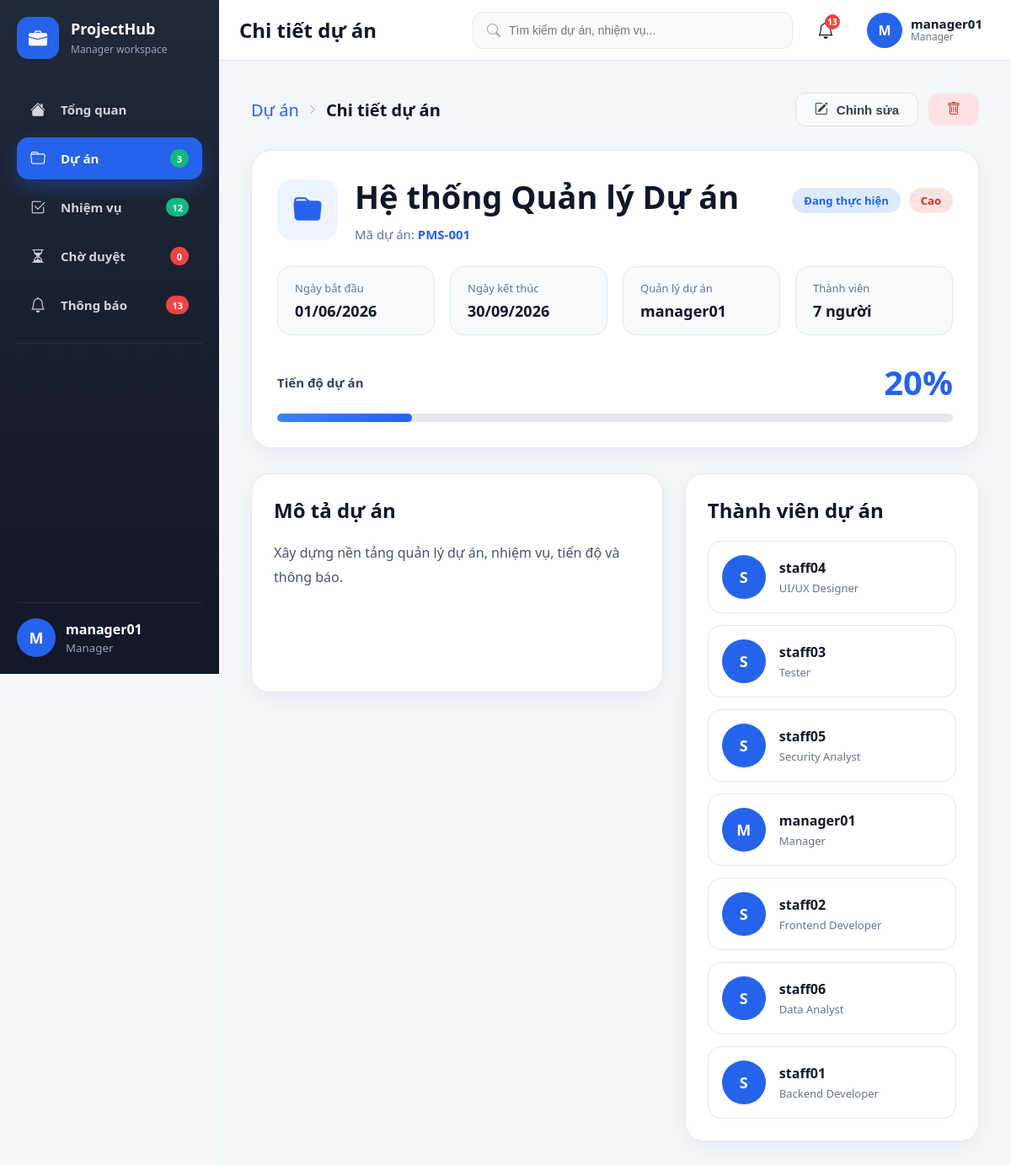
Screenshot of /index.php?page=project-detail&id=1 (signed in) with the database file from the repository.
### tables this page shows
CREATE TABLE `users` (
  `user_id` int(11) NOT NULL,
  `username` varchar(50) NOT NULL,
  `email` varchar(120) NOT NULL,
  `phone` varchar(20) DEFAULT NULL,
  `address` varchar(255) DEFAULT NULL,
  `password` varchar(255) NOT NULL,
  `role_id` int(11) NOT NULL,
  `status` varchar(20) NOT NULL DEFAULT 'active',
  `refresh_token` varchar(255) DEFAULT NULL,
  `token_expired_at` datetime DEFAULT NULL,
  `created_at` timestamp NOT NULL DEFAULT current_timestamp(),
  `updated_at` timestamp NOT NULL DEFAULT current_timestamp() ON UPDATE current_timestamp(),
  `is_deleted` tinyint(1) NOT NULL DEFAULT 0
);

CREATE TABLE `projects` (
  `project_id` int(11) NOT NULL,
  `project_code` varchar(30) NOT NULL,
  `name` varchar(255) NOT NULL,
  `description` text DEFAULT NULL,
  `start_date` date DEFAULT NULL,
  `end_date` date DEFAULT NULL,
  `created_by` int(11) NOT NULL,
  `created_at` timestamp NOT NULL DEFAULT current_timestamp(),
  `updated_at` timestamp NOT NULL DEFAULT current_timestamp() ON UPDATE current_timestamp(),
  `is_deleted` tinyint(1) NOT NULL DEFAULT 0,
  `status` varchar(50) DEFAULT 'Planning',
  `priority` varchar(50) DEFAULT 'Medium',
  `progress` int(11) NOT NULL DEFAULT 0,
  `manager_id` int(11) DEFAULT NULL
);

CREATE TABLE `project_members` (
  `project_id` int(11) NOT NULL,
  `user_id` int(11) NOT NULL,
  `role_in_project` varchar(80) DEFAULT 'Member',
  `joined_at` timestamp NOT NULL DEFAULT current_timestamp()
);

### views/manager/project_detail.php (the view, shortened to what this page needs)
<?php
require_once __DIR__ . '/_layout.php';
$db = new Database();
$pdo = $db->connect();
$managerId = (int)($_SESSION['user_id'] ?? 0);
$manager = manager_fetch_current($pdo, $managerId);
$id = (int)($_GET['id'] ?? 0);
$owned = manager_owned_project_condition('p', 'mid');
$sidebarCounts = manager_sidebar_counts($pdo, $managerId);
$sidebarProjectCount = $sidebarCounts['projects'];
$sidebarTaskCount = $sidebarCounts['tasks'];
$sidebarNotifCount = $sidebarCounts['notifications'];
$sidebarPendingApprovalCount = $sidebarCounts['pending_approvals'];
$stmt = $pdo->prepare("SELECT p.*, COALESCE(u.username,'manager') manager_name,(SELECT COUNT(*) FROM tasks t WHERE t.project_id=p.project_id AND t.is_deleted=0) total_tasks,(SELECT COUNT(*) FROM tasks t WHERE t.project_id=p.project_id AND t.status='Completed' AND t.is_deleted=0) completed_tasks FROM projects p LEFT JOIN users u ON u.user_id=COALESCE(p.manager_id,p.created_by) WHERE p.project_id=:id AND p.is_deleted=0 AND $owned LIMIT 1");
$stmt->execute(array_merge(['id' => $id], manager_owned_project_params($managerId)));
$project = $stmt->fetch(PDO::FETCH_ASSOC);
$progress = $project['total_tasks'] > 0 ? round($project['completed_tasks'] / $project['total_tasks'] * 100) : (int)($project['progress'] ?? 0);
$stmt = $pdo->prepare("SELECT u.user_id,u.username,pm.role_in_project FROM project_members pm JOIN users u ON u.user_id=pm.user_id WHERE pm.project_id=? ORDER BY pm.role_in_project DESC,u.username");
$stmt->execute([$id]);
$members = $stmt->fetchAll(PDO::FETCH_ASSOC);
function statusVN($status)
{
    return match ($status) {
        'Planning' => 'Lập kế hoạch',
        'In Progress' => 'Đang thực hiện',
        'Completed' => 'Hoàn thành',
        default => $status
    };
}
function priorityVN($priority)
{
    return match ($priority) {
        'Low' => 'Thấp',
        'Medium' => 'Trung bình',
        'High' => 'Cao',
        default => $priority
    };
}
manager_page_head('Chi tiết dự án'); ?>
<div class="manager-shell">
    <?php manager_sidebar($manager, 'projects', $sidebarProjectCount, $sidebarTaskCount, $sidebarNotifCount, $sidebarPendingApprovalCount); ?>
    <main class="manager-main-content"><?php manager_topbar('Chi tiết dự án', $manager, $sidebarNotifCount); ?>
        <section class="manager-content-area">
            <div class="project-detail-header">
                <div class="project-detail-breadcrumb">
                    <a href="index.php?page=projects">Dự án</a>
                    <i class="bi bi-chevron-right"></i>
                    <span>Chi tiết dự án</span>
                </div>
                <div class="project-detail-actions">
                    <button class="manager-btn light" onclick="openModal('editProjectModal')">
                        <i class="bi bi-pencil-square"></i>
                        Chỉnh sửa
                    </button>
                    <button type="button" class="manager-btn danger" onclick="openDeleteProjectModal(<?= $id ?>)">
                        <i class="bi bi-trash"></i>
                    </button>
                </div>
            </div>
            <div class="project-detail-hero">
                <div class="project-detail-header">
                    <div class="project-detail-folder"><i class="bi bi-folder-fill"></i></div>
                    <div class="project-detail-info">
                        <div class="project-detail-title-row">
                            <h1><?= mh($project['name']) ?></h1>
                            <div class="project-tags">
                                <span class="badge-pill <?= mclass($project['status']) ?>">
                                    <?= statusVN($project['status']) ?>
                                </span>
                                <span class="priority-badge priority-<?= strtolower($project['priority']) ?>">
                                    <?= priorityVN($project['priority']) ?>
                                </span>
                            </div>
                        </div>
                        <div class="project-detail-code">Mã dự án: <strong><?= mh($project['project_code']) ?></strong>
                        </div>
                    </div>
                </div>
                <div class="project-detail-meta">
                    <div class="project-detail-meta-item">
                        <div class="project-detail-label">Ngày bắt đầu</div>
                        <div class="project-detail-value"><?= md($project['start_date']) ?></div>
                    </div>
                    <div class="project-detail-meta-item">
                        <div class="project-detail-label">Ngày kết thúc</div>
                        <div class="project-detail-value"><?= md($project['end_date']) ?></div>
                    </div>
                    <div class="project-detail-meta-item">
                        <div class="project-detail-label">Quản lý dự án</div>
                        <div class="project-detail-value"><?= mh($project['manager_name']) ?></div>
                    </div>
                    <div class="project-detail-meta-item">
                        <div class="project-detail-label">Thành viên</div>
                        <div class="project-detail-value"><?= count($members) ?> người</div>
                    </div>
                </div>
                <div class="project-detail-progress">
                    <div class="project-detail-progress-header">
                        <span>Tiến độ dự án</span>
                        <strong><?= $progress ?>%</strong>
                    </div>
                    <div class="project-detail-progress-bar">
                        <span style="width:<?= $progress ?>%"></span>
                    </div>
                </div>
            </div>
            <div class="project-detail-grid">
                <div>
                    <div class="project-detail-card">
                        <h2>Mô tả dự án</h2>
                        <p><?= nl2br(mh($project['description'])) ?></p>
                    </div>
                </div>
                <div>
                    <div class="project-detail-card">
                        <h2>Thành viên dự án</h2>
                        <?php foreach ($members as $m): ?>
                            <div class="project-detail-member">
                                <div class="project-detail-avatar">
                                    <?= strtoupper(substr($m['username'], 0, 1)) ?>
                                </div>
                                <div>
                                    <strong><?= mh($m['username']) ?></strong>
                                    <div class="project-detail-role">
                                        <?= mh($m['role_in_project']) ?>
                                    </div>
                                </div>
                            </div>
                        <?php endforeach; ?>
                    </div>
                </div>
            </div>
        </section>
    </main>
</div>
<?php manager_layout_script(); ?>

### views/manager/_layout.php (shortened to what this page needs)
<?php
function mh($v){ return htmlspecialchars((string)($v ?? ''), ENT_QUOTES, 'UTF-8'); }
function md($d){ return !empty($d) ? date('d/m/Y', strtotime($d)) : '--'; }
function mclass($v){ return strtolower(str_replace([' ','_'], '-', (string)($v ?: 'pending'))); }
function manager_fetch_current(PDO $pdo, int $managerId): array {
    $s=$pdo->prepare("SELECT u.*, r.name AS role_name FROM users u LEFT JOIN roles r ON u.role_id=r.role_id WHERE u.user_id=? LIMIT 1");
    $s->execute([$managerId]);
    return $s->fetch(PDO::FETCH_ASSOC) ?: [];
}
function manager_owned_project_condition(string $alias = 'p', string $prefix = 'mid'): string {
    $prefix = ltrim($prefix, ':');
    return "$alias.manager_id = :{$prefix}_manager";
}
function manager_owned_project_params(int $managerId, string $prefix = 'mid'): array {
    $prefix = ltrim($prefix, ':');
    return [
        $prefix . '_manager' => $managerId,
    ];
}
function manager_notification_preferences(PDO $pdo, int $userId): array {
    $pdo->exec("CREATE TABLE IF NOT EXISTS notification_preferences (
        user_id INT PRIMARY KEY,
        email_notifications TINYINT(1) NOT NULL DEFAULT 1,
        task_notifications TINYINT(1) NOT NULL DEFAULT 1,
        comment_notifications TINYINT(1) NOT NULL DEFAULT 1,
        deadline_notifications TINYINT(1) NOT NULL DEFAULT 1,
        created_at TIMESTAMP DEFAULT CURRENT_TIMESTAMP,
        updated_at TIMESTAMP DEFAULT CURRENT_TIMESTAMP ON UPDATE CURRENT_TIMESTAMP,
        CONSTRAINT fk_notification_preferences_user
            FOREIGN KEY (user_id) REFERENCES users(user_id)
            ON DELETE CASCADE
    ) ENGINE=InnoDB DEFAULT CHARSET=utf8mb4");
    $stmt = $pdo->prepare("SELECT * FROM notification_preferences WHERE user_id=? LIMIT 1");
    $stmt->execute([$userId]);
    return $stmt->fetch(PDO::FETCH_ASSOC) ?: [
        'email_notifications' => 1,
        'task_notifications' => 1,
        'comment_notifications' => 1,
        'deadline_notifications' => 1,
    ];
}
function manager_notification_filter_sql(array $prefs, string $alias = 'n'): string {
    $conditions = [];
    if (empty($conditions)) {
        return "";
    }
    return " AND NOT (" . implode(' OR ', $conditions) . ")";
}
function manager_sidebar_counts(PDO $pdo, int $managerId): array {
    $owned = manager_owned_project_condition('p', 'mid');
    $projects = $pdo->prepare("SELECT COUNT(*) FROM projects p WHERE p.is_deleted = 0 AND $owned");
    $projects->execute(manager_owned_project_params($managerId));
    $projectCount = (int)$projects->fetchColumn();
    $tasks = $pdo->prepare("SELECT COUNT(*)
        FROM tasks t
        JOIN projects p ON p.project_id = t.project_id
        WHERE t.is_deleted = 0
          AND p.is_deleted = 0
          AND t.status <> 'Completed'
          AND $owned");
    $tasks->execute(manager_owned_project_params($managerId));
    $taskCount = (int)$tasks->fetchColumn();
    $pendingApprovals = $pdo->prepare("SELECT COUNT(*)
        FROM tasks t
        JOIN projects p ON p.project_id = t.project_id
        WHERE t.is_deleted = 0
          AND p.is_deleted = 0
          AND t.status = 'Pending Approval'
          AND $owned");
    $pendingApprovals->execute(manager_owned_project_params($managerId));
    $pendingApprovalCount = (int)$pendingApprovals->fetchColumn();
    $prefs = manager_notification_preferences($pdo, $managerId);
    $filter = manager_notification_filter_sql($prefs, 'n');
    $notif = $pdo->prepare("SELECT COUNT(*) FROM notifications n WHERE n.user_id = ? $filter");
    $notif->execute([$managerId]);
    $notifCount = (int)$notif->fetchColumn();
    return [
        'projects' => $projectCount,
        'tasks' => $taskCount,
        'pending_approvals' => $pendingApprovalCount,
        'notifications' => $notifCount,
        'preferences' => $prefs,
    ];
}
function manager_sidebar(array $manager, string $active='overview', int $projectCount=0, int $taskCount=0, int $notifCount=0, int $pendingApprovalCount=0): void { ?>
<aside class="manager-sidebar">
    <div class="manager-logo-section">
        <div class="manager-logo-box"><i class="bi bi-briefcase-fill"></i></div>
        <div class="manager-logo-text"><h4>ProjectHub</h4><span>Manager workspace</span></div>
    </div>
    <nav class="manager-menu">
        <a href="index.php?page=manager-dashboard" class="manager-menu-item <?= $active==='overview'?'active':'' ?>"><i class="bi bi-house-fill"></i><span>Tổng quan</span></a>
        <a href="index.php?page=projects" class="manager-menu-item <?= $active==='projects'?'active':'' ?>"><i class="bi bi-folder"></i><span>Dự án</span><span class="manager-badge-count"><?= $projectCount ?></span></a>
        <a href="index.php?page=tasks" class="manager-menu-item <?= $active==='tasks'?'active':'' ?>"><i class="bi bi-check2-square"></i><span>Nhiệm vụ</span><span class="manager-badge-count"><?= $taskCount ?></span></a>
        <a href="index.php?page=manager-pending-approval" class="manager-menu-item <?= $active==='pending-approval'?'active':'' ?>"><i class="bi bi-hourglass-split"></i><span>Chờ duyệt</span><span class="manager-badge-count red"><?= $pendingApprovalCount ?></span></a>
        <a href="index.php?page=notifications" class="manager-menu-item <?= $active==='notifications'?'active':'' ?>"><i class="bi bi-bell"></i><span>Thông báo</span><span class="manager-badge-count red"><?= $notifCount ?></span></a>
    </nav>
    <div class="manager-sidebar-divider"></div>
    <div class="manager-user-box">
        <div class="manager-avatar"><?= strtoupper(substr($manager['username'] ?? 'M',0,1)) ?></div>
        <div class="manager-user-info"><strong><?= mh($manager['username'] ?? 'manager') ?></strong><small>Manager</small></div>
    </div>
</aside>
<?php }
function manager_page_head(string $title): void { $theme=$_COOKIE['theme']??'light'; ?>
<!DOCTYPE html><html lang="vi"><head><link rel="stylesheet" href="https://cdn.jsdelivr.net/npm/bootstrap-icons@1.11.3/font/bootstrap-icons.min.css"><link rel="stylesheet" href="assets/css/dashboard_manager.css"><link rel="stylesheet" href="assets/css/manager_crud.css"></head><body class="<?= $theme==='dark'?'dark-mode':'' ?>">
<?php }
function manager_topbar(string $title, array $manager, int $notifCount=0): void { ?>
<header class="manager-topbar"><div class="manager-topbar-left"><h3><?= mh($title) ?></h3></div><div class="manager-topbar-right"><div class="manager-search-box global-search-container"><i class="bi bi-search"></i><input type="search" id="managerGlobalSearch" class="global-search-input" autocomplete="off" placeholder="Tìm kiếm dự án, nhiệm vụ..."></div><a class="manager-notification-btn" href="index.php?page=notifications"><i class="bi bi-bell"></i><?php if($notifCount>0): ?><span class="manager-notification-badge"><?= $notifCount ?></span><?php endif; ?></a><div class="manager-profile-menu" id="managerProfileToggle"><div class="manager-profile-avatar"><?= strtoupper(substr($manager['username'] ?? 'M',0,1)) ?></div><div class="manager-profile-meta"><strong><?= mh($manager['username'] ?? 'manager') ?></strong><span>Manager</span></div></div></div></header>
<?php }
function manager_layout_script(): void { ?>
</body></html>
<?php }
?>

### rows the page displays
users: username "M", username "manager01"
projects: name "Hệ thống Quản lý Dự án", status "Đang thực hiện", priority "Cao", project_code "PMS-001", start_date "01/06/2026", end_date "30/09/2026", description "Xây dựng nền tảng quản lý dự án, nhiệm vụ, tiến độ và thông báo."
project_members: user.username "S", user.username "staff04", role_in_project "UI/UX Designer"
project_members: user.username "S", user.username "staff03", role_in_project "Tester"
project_members: user.username "S", user.username "staff05", role_in_project "Security Analyst"
project_members: user.username "M", user.username "manager01", role_in_project "Manager"
project_members: user.username "S", user.username "staff02", role_in_project "Frontend Developer"
project_members: user.username "S", user.username "staff06", role_in_project "Data Analyst"
project_members: user.username "S", user.username "staff01", role_in_project "Backend Developer"

### other values shown
$projectCount "3"
$taskCount "12"
$pendingApprovalCount "0"
$notifCount "13"
mh($title) "Chi tiết dự án"
mh($project['manager_name']) "manager01"
count($members) "7"
$progress "20"
